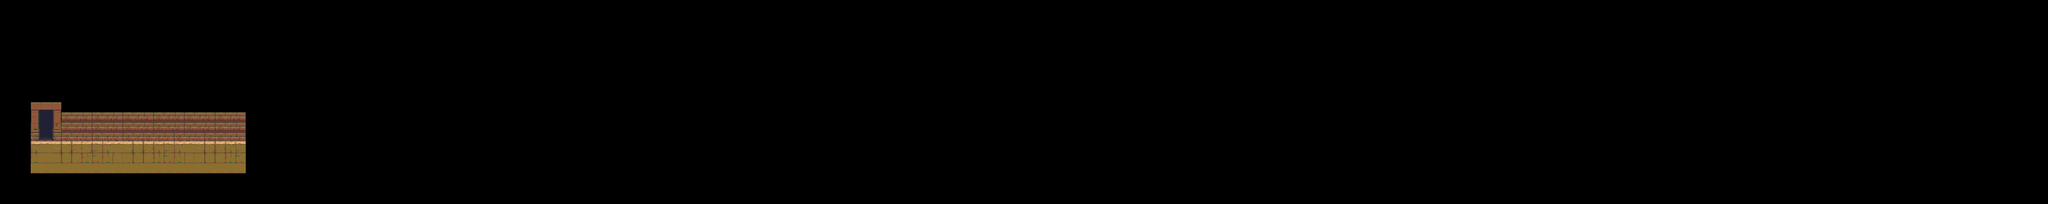

Rendered tile map (Tiled .tmx) drawn with the repository's tilesets; below, a short description and the map source with its tile grids summarised:
An orthogonal 200x20 tile map with 32x32 px tiles, 2 tile layers (Tile Layer 2, Tile Layer 1).

<map version="1.0" tiledversion="1.1.5" orientation="orthogonal" renderorder="right-down" width="200" height="20" tilewidth="32" tileheight="32" infinite="0" nextobjectid="1">
 <tileset firstgid="1" source="tile_temple.tsx" />
 <layer name="Tile Layer 2" width="200" height="20">
  <data>[4000 cells, 66 non-empty, 15 distinct tile ids]</data>
 </layer>
 <layer name="Tile Layer 1" width="200" height="20">
  <data>[4000 cells, 84 non-empty, 21 distinct tile ids]</data>
 </layer>
</map>
